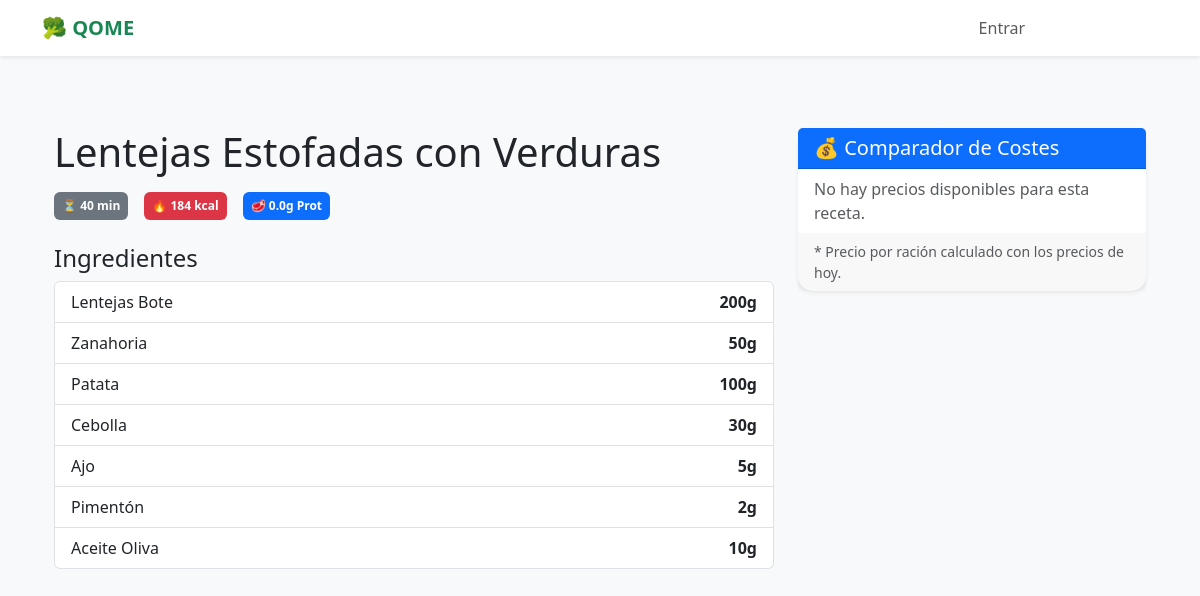
Before: /receta/20/ with the older database file.
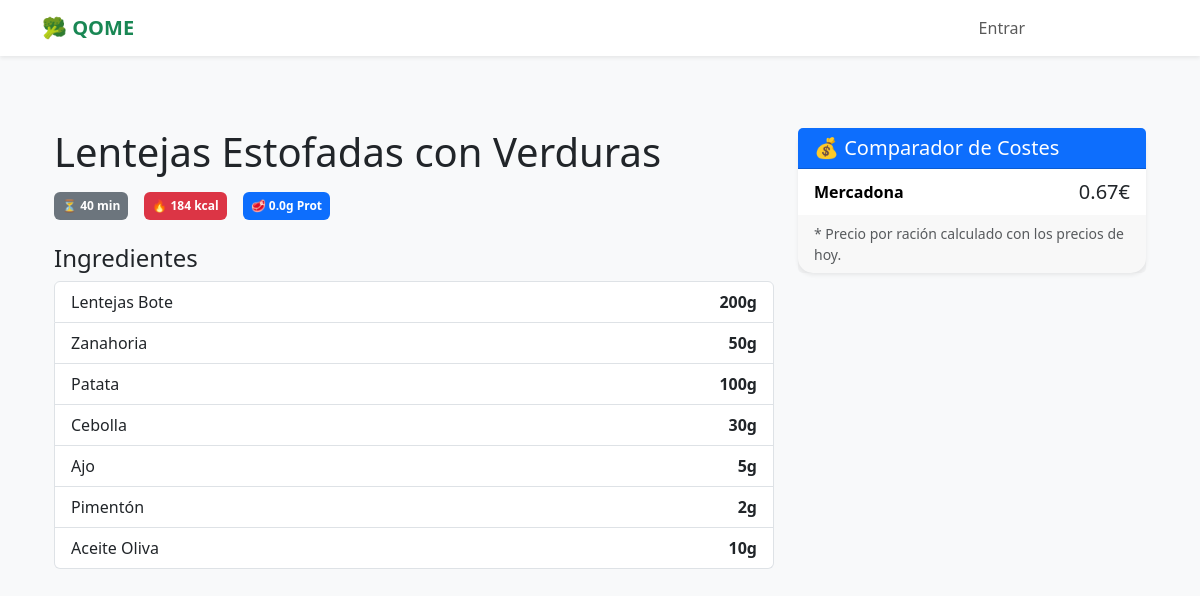
After: the same page with the newer database file.
### core/models.py (models this page shows, shortened)
class RecetaIngrediente(models.Model):
    receta = models.ForeignKey(Receta, related_name='ingredientes', on_delete=models.CASCADE)
    ingrediente_base = models.ForeignKey(IngredienteBase, on_delete=models.CASCADE)
    cantidad_gramos = models.IntegerField()

class IngredienteBase(models.Model):
    CATEGORIAS = [
        ('Fruta', 'Fruta'), ('Verdura', 'Verdura'), ('Carniceria', 'Carnicería'),
        ('Pescaderia', 'Pescadería'), ('Lacteos', 'Lácteos'), ('Despensa', 'Despensa'),
        ('Huevos', 'Huevos'), ('Otros', 'Otros')
    ]
    nombre = models.CharField(max_length=100, unique=True)
    categoria = models.CharField(max_length=20, choices=CATEGORIAS, default='Otros')
    calorias = models.IntegerField(default=0)
    proteinas = models.FloatField(default=0.0)
    grasas = models.FloatField(default=0.0)
    hidratos = models.FloatField(default=0.0)
    dias_caducidad = models.IntegerField(default=7)

class CostePorSupermercado(models.Model):
    receta = models.ForeignKey(Receta, related_name='costes_por_supermercado', on_delete=models.CASCADE)
    supermercado = models.ForeignKey(Supermercado, on_delete=models.CASCADE)
    coste = models.DecimalField(max_digits=6, decimal_places=2)
    es_posible = models.BooleanField(default=True, help_text="False si el súper no tiene todos los ingredientes")
    ultima_actualizacion = models.DateTimeField(auto_now=True)
    class Meta:
        unique_together = ('receta', 'supermercado')

class Supermercado(models.Model):
    nombre = models.CharField(max_length=50, unique=True)
    color_brand = models.CharField(max_length=7, default="#000000", help_text="Color hexadecimal para la UI")

### core/views.py (the view)
# urls.py: path('receta/<int:receta_id>/', views.detalle_receta, name='detalle_receta'),
def detalle_receta(request, receta_id):
    receta = get_object_or_404(Receta, id=receta_id)
    costes = receta.costes_por_supermercado.filter(es_posible=True).select_related('supermercado').order_by('coste')
    return render(request, 'core/detalles_receta.html', {
        'receta': receta,
        'costes': costes
    })

### core/templates/core/detalles_receta.html
{% extends 'core/base.html' %}
{% block content %}
<div class="container py-5">
    <div class="row">
        <div class="col-md-8">
            <h1 class="mb-3">{{ receta.titulo }}</h1>
            <div class="d-flex gap-3 mb-4">
                <span class="badge bg-secondary p-2">⏳ {{ receta.tiempo_preparacion }} min</span>
                <span class="badge bg-danger p-2">🔥 {{ receta.calorias }} kcal</span>
                <span class="badge bg-primary p-2">🥩 {{ receta.proteinas }}g Prot</span>
            </div>
            <h4>Ingredientes</h4>
            <ul class="list-group mb-4">
                {% for ing in receta.ingredientes.all %}
                <li class="list-group-item d-flex justify-content-between">
                    <span>{{ ing.ingrediente_base.nombre }}</span>
                    <strong>{{ ing.cantidad_gramos }}g</strong>
                </li>
                {% endfor %}
            </ul>
        </div>
        <div class="col-md-4">
            <div class="card shadow-sm border-primary mb-3">
                <div class="card-header bg-primary text-white">
                    <h5 class="mb-0">💰 Comparador de Costes</h5>
                </div>
                <ul class="list-group list-group-flush">
                    {% for coste in costes %}
                    <li class="list-group-item d-flex justify-content-between align-items-center">
                        <span class="fw-bold" style="color: {{ coste.supermercado.color_brand }}">
                            {{ coste.supermercado.nombre }}
                        </span>
                        <span class="fs-5">{{ coste.coste|floatformat:2 }}€</span>
                    </li>
                    {% empty %}
                    <li class="list-group-item text-muted">
                        No hay precios disponibles para esta receta.
                    </li>
                    {% endfor %}
                </ul>
                <div class="card-footer text-muted small">
                    * Precio por ración calculado con los precios de hoy.
                </div>
            </div>
        </div>
    </div>
</div>
{% endblock %}

Changed rows visible on the page:
now on this page (row edited): CostePorSupermercado: supermercado.nombre "Mercadona", coste "0.67"
Other visible differences:
text no longer shown: "No hay precios disponibles para esta receta."
